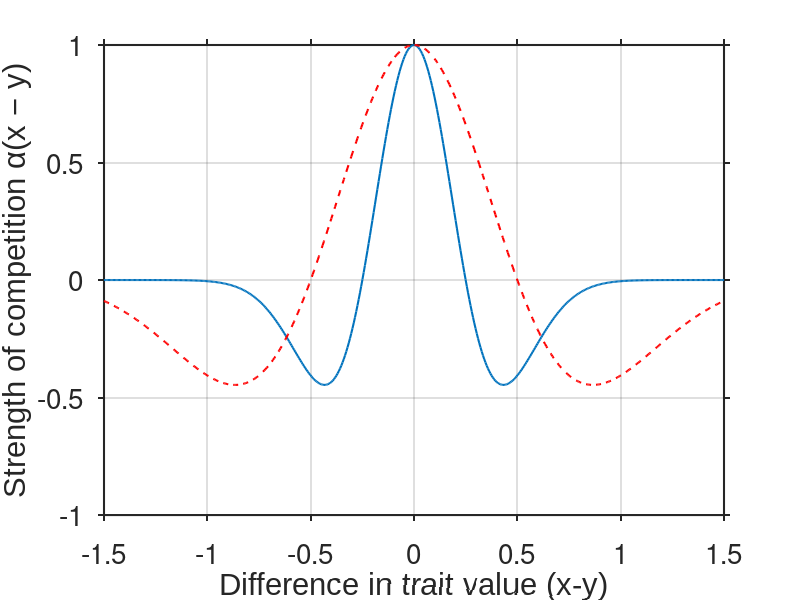

The MATLAB script that drew this image: (Note: this script raises an error after producing the figure.)
%%Alice Henman%%
%%Evolutionary Branching in Models for Symmetric and Asymmetric
%%Competition%%

%%Default graphing layout from Dennis
set(0,'defaultTextFontName', 'Arial');
set(0,'defaultaxesfontsize', 20); % 25 for 1X3, 20 for 1X2 figures
%set(0,'defaultLegendInterpreter','latex');
set(0,'defaultAxesTickLabelInterpreter','none');
set(0,'defaulttextinterpreter','none');
set(0,'defaultAxesXGrid','off');
set(0,'defaultAxesYGrid','off');
set(0,'defaultAxesTickDir','out');
set(0,'defaultAxesLineWidth',1.5);

%% (Mexican hat) Wavelet Competition function

% z represents x-y
z=linspace(-1.5,1.5,500);

%parameters
sigma = 0.25; %0.5;%width
sigma0 = 0.5;
beta0 = 0;   %symmetrical
beta1 = 1.5; %asymmetric

function alpha=alpha(x,y,sigma,beta)
    alpha = exp(sigma.^2.*beta.^2/2).* ...
(1.-((x-y+sigma.^2.*beta)./sigma).^2).*exp(-(x-y+sigma.^2.*beta).^2./(2*sigma^2));
end
%The beta parameter can add asymmetry to the competition
%but I'm just keeping it as beta=0 for now

%z=x-y
figure;
%Plots of competition for 2 different widths
plot(z,alpha(z,0,sigma,beta0),'DisplayName', sprintf('σ_α = %.2f',sigma), ...
    "LineWidth",1.5);
hold on;
plot(z,alpha(z,0,sigma0,beta0),'r--','DisplayName', sprintf('σ_α = %.2f',sigma0), ...
    "LineWidth",1.5);
xlabel('Difference in trait value (x-y)');
ylabel('Strength of competition α(x − y)');
grid on;
ax=gca;
ax.FontSize = 20;
legend(FontSize=20);
legend('boxoff');

%% Double Gaussian Carrying capacity K(x)
function Gauss=G(sigma,x0,x)
    Gauss = exp(-(x-x0).^2./(2*sigma^2));
end

function K=K(C1,C2,sigma1,sigma2,x0,x)
    K = C1*G(sigma1,x0,x)-C2*G(sigma2,x0,x);
end

%Parameters
C1 = 2.5;
C2 = 2;
sigma1 = 0.3;%0.5;%
sigma2 = 0.15;%0.35;%
x0 = 1.5;

x=linspace(0,3,500);

figure;
plot(x,K(C1,C2,sigma1,sigma2,x0,x),'r--',"LineWidth",1.5);
hold on;
xlabel('Trait value x');
ylabel('Carrying Capacity, K(x)');
grid on;
ax=gca;
ax.FontSize = 20;
legend("boxoff");

%% The Mathssss (The PIP)

%Parameters
r=rand+0.001; %growth rate
%stable strategies
x2=x0+sqrt(2*sigma1^2*sigma2^2*log(C1*sigma2^2/(C2*sigma1^2))/(sigma2^2-sigma1^2));
x3=x0-sqrt(2*sigma1^2*sigma2^2*log(C1*sigma2^2/(C2*sigma1^2))/(sigma2^2-sigma1^2));

h1=plot(x0*ones(1,2),[0,1.5],'k-');
h2=plot(x2*ones(1,2),[0,1.5],'r-.');
h3=plot(x3*ones(1,2),[0,1.5],'b--');
legend([h1,h2,h3], {sprintf('x_0 = %.2f', x0) sprintf('x_0+x_1 = %.2f', x2) sprintf('x_0-x_1 = %.2f', x3)});

%Invasion fitness
f = @(x,y) r*(1-alpha(y,x,sigma,beta0).*K(C1,C2,sigma1,sigma2,x0,x) ...
    ./K(C1,C2,sigma1,sigma2,x0,y));

y = linspace(0.5,2.5,500);
[x,y] = meshgrid(y, y);
F = f(x,y);

figure
hold on
% PIP
contourf(x,y,F>0,1,'LineStyle','none')
contour(x,y,F,[0 0],'k','LineWidth',2) %black line for f=0
colormap([1 1 1; 0.6 0.9 0.3]); %green for f>0 white for f<0
xlabel('$\textsf{Resident trait value}$ ($x$)','Interpreter','latex','FontSize',17);
ylabel('$\textsf{Mutant trait value}$ ($y$)','Interpreter','latex','FontSize',17);
title(['PIP for σ_{α} = ',num2str(sigma)],'Interpreter','tex');

h1=plot(x0*ones(1,2),[0.5,y(end)],'k-');
h2=plot(x2*ones(1,2),[0.5,y(end)],'r-.');
h3=plot(x3*ones(1,2),[0.5,y(end)],'b--');

legend(Location="northwest");
legend([h1,h2,h3], {sprintf('x_0 = %.2f', x0) sprintf('x_0+x_1 = %.2f', x2) sprintf('x_0-x_1 = %.2f', x3)});
axis equal
box on

%% Colour plot to show that the conditions for branching are satisfied
figure;
z=linspace(0.001,1,1000); %range of sigmak1 and k2
[sk1,sk2] = meshgrid(z,z);
C=C1/C2; %ratio of C1/C2>1
h = @(x,y) 3*(y.^2-x.^2)./(2.*log(C*y.^2./x.^2));
H=h(sk1,sk2); %values of the RHS of branching condition
[h,w]=size(H);
for i = 2:h
    for j = 1:i
        if i>=j
            H(i,j)=-3;%makes sure all values with sigmak1<k2 are undefined
        end
    end
end
hlims=[-3 3]; %stops large values drowning out small variations close to 0
imagesc(z,z,H,hlims);
hold on;
cmap = [abyss;autumn];%makes difference between positive and negative obvious
colormap(cmap); 
colorbar;
%Marks all negatives as undefined, makes it obvious that values of "3"
%could be bigger
colorbar('Ticks',[-1.5,0,0.5,1,1.5,2,2.5,3],...
         'TickLabels',{'undefined','0','0.5','1','1.5','2','2.5','3+'})
xlabel("\sigma_{k1}",'Interpreter','tex');
ylabel("\sigma_{k2}",'Interpreter','tex');
set(gca,'YDir','normal'); %makes axis look normal
% title('C* colour plot on \sigma_{k1},\sigma_{k2} axis','Interpreter','tex');

%% Example PIP to show branching conditions
Y = linspace(1,1.48,500);
X = linspace(1,2*x3-1,500);
%Y = linspace(x3-0.1,x3+0.1,500);
[x,y] = meshgrid(Y, Y);
F = f(x,y);

a=x3-0.05;
b=x3+0.05;

figure
hold on

contourf(x,y,F>0,1,'LineStyle','none')
contour(x,y,F,[0 0],'k','LineWidth',2) %black line for f=0
colormap([1 1 1; 0.6 0.9 0.3]); %green for f>0 white for f<0
xlabel('$\textsf{Resident trait value}$ ($x$)','Interpreter','latex','FontSize',20);
ylabel('$\textsf{Mutant trait value}$ ($y$)','Interpreter','latex','FontSize',20);
%title(['PIP for σ_{α} = ',num2str(sigma)],'Interpreter','tex');

h1=plot(x3*ones(1,2),[x(1),y(end)],'m-',LineWidth=2);
h2=plot((b)*ones(1,2),[x(1),a],'b:',LineWidth=2);
h3=plot((a)*ones(1,2),[x(1),b],'r-.',LineWidth=2);
h4=plot([x(1),a],(b)*ones(1,2),'b:',LineWidth=2);
h5=plot([x(1),b],(a)*ones(1,2),'r-.',LineWidth=2);
h6=plot(X,2*x3-X,'--',LineWidth=2);

plot(b,a,'k.','MarkerSize',20);
plot(a,b,'k.','MarkerSize',20);
text(b,a,"f_{y'}(x')>0",'Interpreter','tex','FontSize',20,'VerticalAlignment','bottom');
text(a,b,"f_{x'}(y')>0",'Interpreter','tex','FontSize',20,'HorizontalAlignment','right','VerticalAlignment','top');

%legend(Location="northwest");
legend([h1,h6], {sprintf('x^*') sprintf("y=2x^*-x")},'Interpreter','tex');
axis equal
set(gca,'XTick',[a,x3,b], 'YTick', [a,b]);
set(gca,'XTickLabel',["x'","x*","y'"], 'YTickLabel', ["x'","y'"]);
box on
